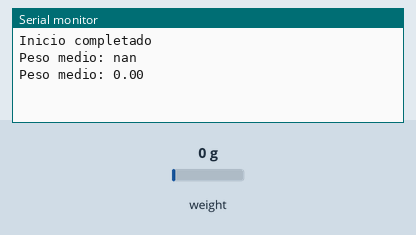
Recording of a sketch running on a simulated Arduino Uno, built with avr-gcc and run on an emulated ATmega328P. On the bench: the last lines printed to the serial monitor. Inputs (shaded band) come from the test bench; at power-on: weight on the scale 0 g.

Above: at 3.6 s.
3.7 s: weight on the scale set to 100 g
At 4.8 s:
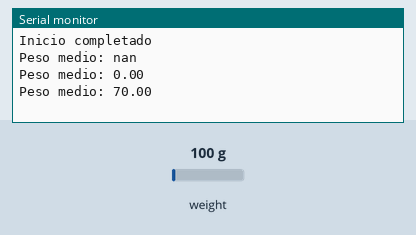
5.2 s: weight on the scale set to 1250 g
At 6.2 s:
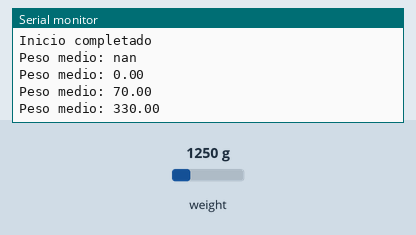
Timing chart, 0 to 8.2 s (numbered marks = the images above; inputs shaded):
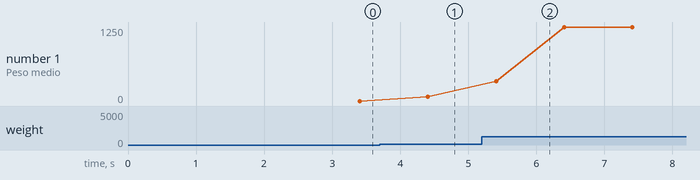

Measured:
- after the input at 3.7 s, the serial monitor: prints a new line after 0.71 s (image 1)
- after the input at 5.2 s, the serial monitor: prints a new line after 0.21 s (image 2)
- plotted number 1: 0 → 70 after the input at 3.7 s, 70 → 1250 after the input at 5.2 s

The sketch:

Balanza.ino
```cpp
#include <SoftwareSerial.h>
#include <HX711_ADC.h>

// PINES PARA HX711
const int HX711_dout = 4;
const int HX711_sck = 5;

SoftwareSerial bt(10, 11); // RX, TX
HX711_ADC LoadCell(HX711_dout, HX711_sck);


// CALCULO MEDIA
const unsigned long intervalo = 1000;
unsigned long tiempoAnterior = 0;          // Almacena el tiempo anterior
float pesoTotal = 0;                       // Suma de todas las lecturas de peso
int numLecturas = 0;                       // Contador de lecturas

void setup() {
  Serial.begin(57600);
  bt.begin(9600);

  LoadCell.begin();
  LoadCell.setReverseOutput(); // INVIERTE EL PESO QUE DETECTAN LOS SENSORES. POR EJEMPLO, SI EL SENSOR DETECTA -6000 LO CAMBIA A 6000 Y VICEVERSA
  unsigned long tiempoEstabilizacion = 2000; // ESPERA PARA QUE LOS SENSORES SE ESTABILICEN
  boolean _tare = true;
  LoadCell.start(tiempoEstabilizacion, _tare);

  if (LoadCell.getTareTimeoutFlag() || LoadCell.getSignalTimeoutFlag()) {
    Serial.println("Tiempo de espera excedido");
    while (1);
  }
  else {
    LoadCell.setCalFactor(22.19);
    Serial.println("Inicio completado");
  }

  while (!LoadCell.update());
}

void loop() {
  // Verifica si ha pasado 0.1 segundos
  unsigned long msActual = millis();

  if (msActual - tiempoAnterior >= intervalo) {
    // Si han pasado, calcula la media
    float pesoMedio = pesoTotal / numLecturas;  // Media de las lecturas

    // Enviar la media por Bluetooth
    bt.println(pesoMedio);

    // Imprimir la media en el monitor serial
    Serial.print("Peso medio: ");
    Serial.println(pesoMedio);

    // Reiniciar variables
    pesoTotal = 0;
    numLecturas = 0;

    // Actualizar el tiempo para el siguiente ciclo
    tiempoAnterior = msActual;
  }

  // LEER DATOS SENSORES
  if (LoadCell.update()) {
    float peso = LoadCell.getData();  // Obtener el peso de la LOAD CELL
    pesoTotal += peso;                // Acumular el peso
    numLecturas++;                      // Incrementar el contador de lecturas
  }
}
```
